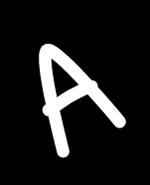
%> input picture DIPUM2E_International_Original_Book_Images/DIPUM2E_International_Original_Book_Images/DIPUM2E_International_Ed_CH11_Images/Fig1134(a).tif, 150 x 185 px
$ octave e8_15.m   (GNU Octave 9; MATLAB toolbox functions it lacks are replaced by stand-ins)
%> lines starting %> are read from the running program, lines starting %| are printed output that depends on the picture; in (x1, y1, x2, y2) boxes, pixels count from 0 and x2, y2 are one past the last pixel; in counts of white or black regions, pixels touching at a corner belong together; the program's own positions count from 1
### dipum_toolbox_2.0.1/principalcomps.m
function P = principalcomps(X, q)
%PRINCIPALCOMPS Principal-component vectors and related quantities.
%   P = PRINCIPALCOMPS(X, Q) Computes the principal-component
%   vectors of the vector population contained in the rows of X, a
%   matrix of size K-by-n where K (assumed to be > 1)is the number
%   of vectors and n is their dimensionality. Q, with values in the
%   range [0, n], is the number of eigenvectors used in constructing
%   the principal-components transformation matrix. P is a structure
%   with the following fields:
%
%     P.Y      K-by-Q matrix whose columns are the principal-
%              component vectors.
%     P.A      Q-by-n principal components transformation matrix
%              whose rows are the Q eigenvectors of Cx corresponding
%              to the Q largest eigenvalues.
%     P.X      K-by-n matrix whose rows are the vectors
%              reconstructedfrom the principal-component vectors.
%              P.X and P.Y are identical if Q = n.
%     P.ems    The mean square error incurred in using only the Q
%              eigenvectors corresponding to the largest
%              eigenvalues. P.ems is 0 if Q = n.
%     P.Cx     The n-by-n covariance matrix of the population in X.
%     P.mx     The n-by-1 mean vector of the population in X.
%     P.Cy     The Q-by-Q covariance matrix of the population in
%              Y. The main diagonal contains the eigenvalues (in
%              descending order) corresponding to the Q
%              eigenvectors.

%   Copyright 2002-2009 R. C. Gonzalez, R. E. Woods, and S. L. Eddins
%   From the book Digital Image Processing Using MATLAB, 2nd ed.,
%   Gatesmark Publishing, 2009.
%
%   Book web site: http://www.imageprocessingplace.com
%   Publisher web site: http://www.gatesmark.com/DIPUM2e.htm

K = size(X, 1);
X = double(X);

% Obtain the mean vector and covariance matrix of the vectors in X.
[P.Cx, P.mx] = covmatrix(X);
P.mx = P.mx'; % Convert mean vector to a row vector.

% Obtain the eigenvectors and corresponding eigenvalues of Cx.  The
% eigenvectors are the columns of n-by-n matrix V.  D is an n-by-n
% diagonal matrix whose elements along the main diagonal are the
% eigenvalues corresponding to the eigenvectors in V, so that X*V =
% D*V.
[V, D] = eig(P.Cx);

% Sort the eigenvalues in decreasing order.  Rearrange the
% eigenvectors to match.
d = diag(D);
[d, idx] = sort(d);
d = flipud(d);
idx = flipud(idx);
D = diag(d);
V = V(:, idx);

% Now form the q rows of A from the first q columns of V.
P.A = V(:, 1:q)';

% Compute the principal component vectors.
Mx = repmat(P.mx, K, 1); % M-by-n matrix.  Each row = P.mx.
P.Y = P.A*(X - Mx)'; % q-by-K matrix.

% Obtain the reconstructed vectors.
P.X = (P.A'*P.Y)' + Mx;

% Convert P.Y to a K-by-q array and P.mx to n-by-1 vector.
P.Y = P.Y';
P.mx = P.mx';

% The mean square error is given by the sum of all the
% eigenvalues minus the sum of the q largest eigenvalues.
d = diag(D);
P.ems = sum(d(q + 1:end));

% Covariance matrix of the Y's:
P.Cy = P.A*P.Cx*P.A';

### example/e8_15.m
clc,clear,close all;
f = im2bw(imread('Fig1134(a).tif'));
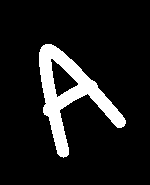
%> f: size 185x150 logical; 11.2% white; 1 white region, box (x1, y1, x2, y2) and area: (39, 44, 126, 158) 3095
[x1 x2] = find(f);
%> x1 = 3095 values from 45 to 158; x2 = 3095 values from 40 to 126
X = [x1 x2];
P = principalcomps(X, 2);
%> in principalcomps, `K = size(X, 1);`: K = 3095
%> the run ends on the next line

$ run again, with DIPUM2E_International_Original_Book_Images/DIPUM2E_International_Original_Book_Images/DIPUM2E_International_Ed_CH11_Images/Fig1103(a).tif copied over DIPUM2E_International_Original_Book_Images/DIPUM2E_International_Original_Book_Images/DIPUM2E_International_Ed_CH11_Images/Fig1134(a).tif
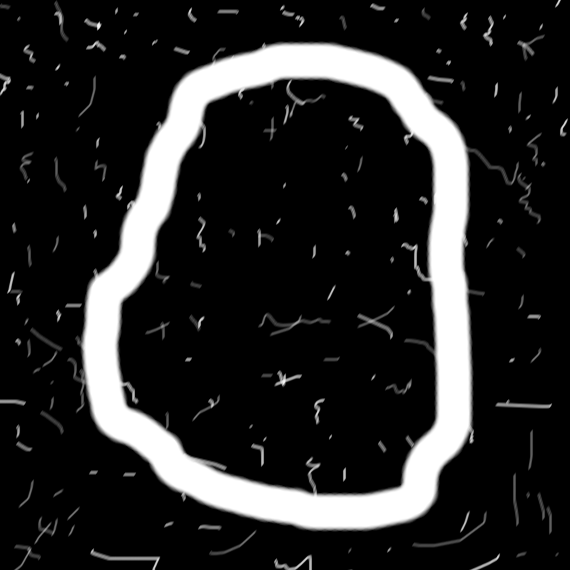
%> input picture DIPUM2E_International_Original_Book_Images/DIPUM2E_International_Original_Book_Images/DIPUM2E_International_Ed_CH11_Images/Fig1103(a).tif, 570 x 570 px
%> `f = im2bw(imread('Fig1134(a).tif'));`:
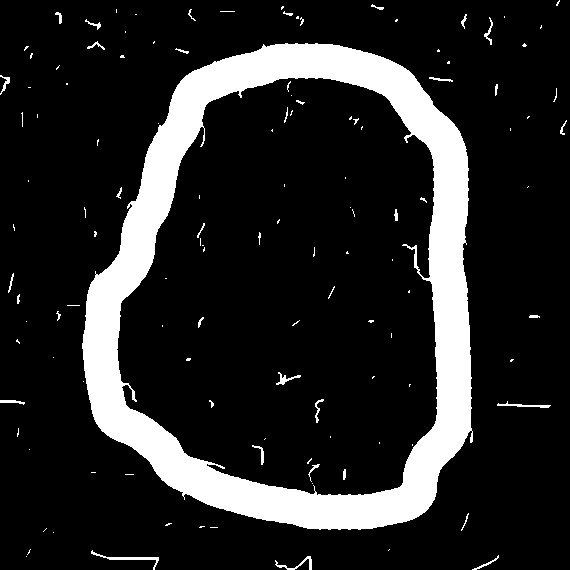
%> f: size 570x570 logical; 15.3% white; 124 white regions (88 under 20 px), largest, box (x1, y1, x2, y2) and area: (82, 43, 473, 530) 47349, (91, 550, 159, 570) 212, (275, 556, 312, 570) 128
%> x1 = 49710 values from 1 to 570; x2 = 49710 values from 1 to 567
%> K = 49710
